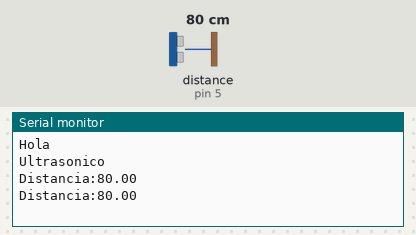
The sketch below on a simulated Arduino Uno, built with avr-gcc and run on an emulated ATmega328P. Parts: the last lines printed to the serial monitor. Inputs (shaded band) come from the test bench; at power-on: distance to the obstacle (sensor on pin 5) 80 cm. The echo pulse lasts 58.3 µs per cm.

Above: at 1.8 s.
1.9 s: distance to the obstacle (sensor on pin 5) set to 2 cm
At 2.8 s:
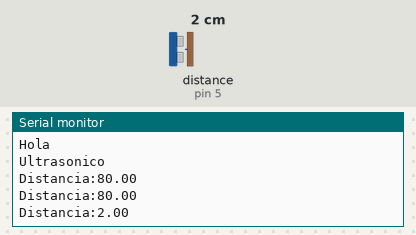
3.4 s: distance to the obstacle (sensor on pin 5) set to 4 cm
At 4.5 s:
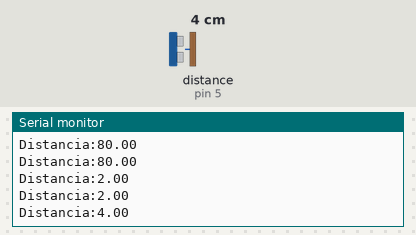
Timing chart, 0 to 6.4 s (numbered marks = the images above; inputs shaded):
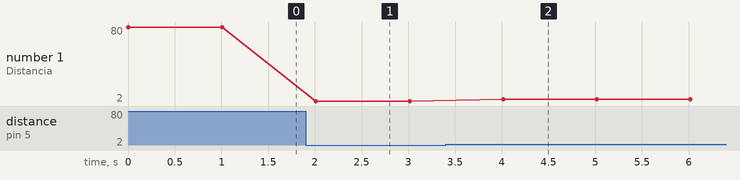

Measured:
- after the input at 1.9 s, the serial monitor: prints a new line after 0.11 s (image 1)
- after the input at 3.4 s, the serial monitor: prints a new line after 0.61 s (image 2)
- plotted number 1: 80 → 2 after the input at 1.9 s, 2 → 4 after the input at 3.4 s

The sketch:

Ultrasonico_Olmo.ino
```cpp
//
//FILE: Ultrasonico_Olmo.ino
//AUTHOR: ELR, AGA,INAG
//PURPOSE: Medición de distancia


#include <HCSR04.h>

HCSR04 hc(6, 5);          //Pin 6->trigger, pin 5 -> Echo

void setup()
{
    Serial.begin(115200);           //Conexión serial a computadora
    Serial.println("Hola");         //Imprime mensaje
    Serial.println("Ultrasonico");  //Imprime mensaje
}

void loop()
{
  Serial.print("Distancia:");          //Imprime mensaje
  Serial.println(hc.dist());        // Mide distancia
  delay(1000);                      //Tiempo de espera entre ciclos
}
```
